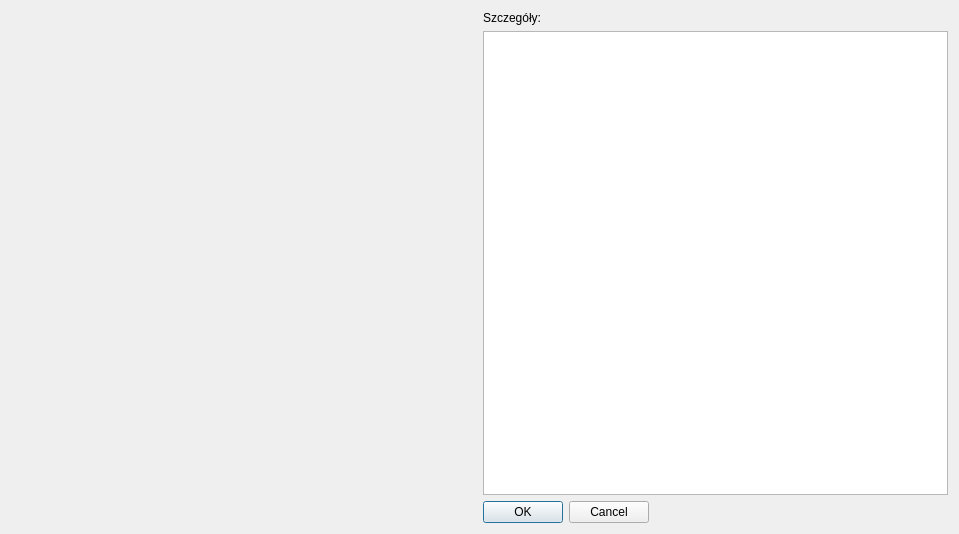
<?xml version="1.0" encoding="UTF-8"?>
<ui version="4.0">
 <class>LoadDialog</class>
 <widget class="QDialog" name="LoadDialog">
  <property name="geometry">
   <rect>
    <x>0</x>
    <y>0</y>
    <width>959</width>
    <height>534</height>
   </rect>
  </property>
  <property name="windowTitle">
   <string>Wybierz ofertę do wczytania</string>
  </property>
  <layout class="QHBoxLayout" name="horizontalLayout">
   <item>
    <widget class="SzukajOferty" name="widget" native="true">
     <property name="sizePolicy">
      <sizepolicy hsizetype="Expanding" vsizetype="Expanding">
       <horstretch>0</horstretch>
       <verstretch>0</verstretch>
      </sizepolicy>
     </property>
    </widget>
   </item>
   <item>
    <layout class="QVBoxLayout" name="verticalLayout">
     <property name="sizeConstraint">
      <enum>QLayout::SetMaximumSize</enum>
     </property>
     <item>
      <widget class="QLabel" name="label_towary">
       <property name="sizePolicy">
        <sizepolicy hsizetype="Fixed" vsizetype="Preferred">
         <horstretch>0</horstretch>
         <verstretch>0</verstretch>
        </sizepolicy>
       </property>
       <property name="text">
        <string>Szczegóły:</string>
       </property>
      </widget>
     </item>
     <item>
      <widget class="QTableView" name="tableView"/>
     </item>
     <item>
      <widget class="QDialogButtonBox" name="buttonBox">
       <property name="sizePolicy">
        <sizepolicy hsizetype="Fixed" vsizetype="Fixed">
         <horstretch>0</horstretch>
         <verstretch>0</verstretch>
        </sizepolicy>
       </property>
       <property name="orientation">
        <enum>Qt::Horizontal</enum>
       </property>
       <property name="standardButtons">
        <set>QDialogButtonBox::Cancel|QDialogButtonBox::Ok</set>
       </property>
      </widget>
     </item>
    </layout>
   </item>
  </layout>
 </widget>
 <customwidgets>
  <customwidget>
   <class>SzukajOferty</class>
   <extends>QWidget</extends>
   <header>SzukajOferty.h</header>
   <container>1</container>
  </customwidget>
 </customwidgets>
 <resources/>
 <connections>
  <connection>
   <sender>buttonBox</sender>
   <signal>accepted()</signal>
   <receiver>LoadDialog</receiver>
   <slot>accept()</slot>
   <hints>
    <hint type="sourcelabel">
     <x>619</x>
     <y>278</y>
    </hint>
    <hint type="destinationlabel">
     <x>157</x>
     <y>274</y>
    </hint>
   </hints>
  </connection>
  <connection>
   <sender>buttonBox</sender>
   <signal>rejected()</signal>
   <receiver>LoadDialog</receiver>
   <slot>reject()</slot>
   <hints>
    <hint type="sourcelabel">
     <x>626</x>
     <y>278</y>
    </hint>
    <hint type="destinationlabel">
     <x>286</x>
     <y>274</y>
    </hint>
   </hints>
  </connection>
 </connections>
</ui>
